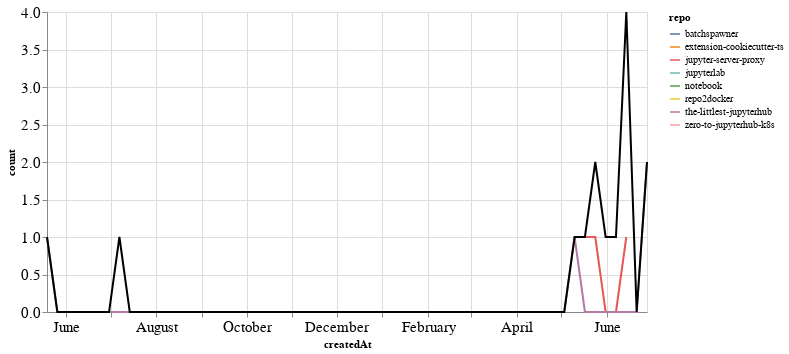

This figure's notebook cell:
### Markdown cell above
## PRs

### Code cell
prs_time = prs.groupby('repo').resample('W', on='createdAt').count()['author'].reset_index()
prs_time = prs_time.rename(columns={'author': 'count'})
prs_time_total = prs_time.groupby('createdAt').agg({"count": "sum"}).reset_index()

ch1 = alt.Chart(prs_time, width=600).mark_line().encode(
    x='createdAt',
    y='count',
    color='repo',
    tooltip="repo"
)

ch2 = alt.Chart(prs_time_total, width=600).mark_line(color="black").encode(
    x='createdAt',
    y='count',
)

ch1 + ch2

### Figure 1 — Vega-Lite specification as saved in the notebook (floating-point values rounded to 4 significant figures)
{"config": {"axisLeft": {"labelFontSize": 15}, "axisBottom": {"labelFontSize": 15}}, "layer": [{"data": {"name": "data-3cb77f559597844e7fea56fefde57ca5"}, "mark": "line", "encoding": {"color": {"type": "nominal", "field": "repo"}, "tooltip": {"type": "nominal", "field": "repo"}, "x": {"type": "temporal", "field": "createdAt"}, "y": {"type": "quantitative", "field": "count"}}, "width": 600}, {"data": {"name": "data-176c96dd2e376a45a302d2d2f595ad3e"}, "mark": {"type": "line", "color": "black"}, "encoding": {"x": {"type": "temporal", "field": "createdAt"}, "y": {"type": "quantitative", "field": "count"}}, "width": 600}], "$schema": "https://vega.github.io/schema/vega-lite/v4.8.1.json", "datasets": {"data-3cb77f559597844e7fea56fefde57ca5": [{"repo": "batchspawner", "createdAt": "2020-06-07T00:00:00", "count": 1}, {"repo": "extension-cookiecutter-ts", "createdAt": "2020-05-24T00:00:00", "count": 1}, {"repo": "jupyter-server-proxy", "createdAt": "2020-05-17T00:00:00", "count": 1}, {"repo": "jupyter-server-proxy", "createdAt": "2020-05-24T00:00:00", "count": 1}, {"repo": "jupyter-server-proxy", "createdAt": "2020-05-31T00:00:00", "count": 0}, {"repo": "jupyter-server-proxy", "createdAt": "2020-06-07T00:00:00", "count": 0}, {"repo": "jupyter-server-proxy", "createdAt": "2020-06-14T00:00:00", "count": 1}, {"repo": "jupyterlab", "createdAt": "2020-05-31T00:00:00", "count": 1}, {"repo": "notebook", "createdAt": "2019-07-07T00:00:00", "count": 1}, {"repo": "repo2docker", "createdAt": "2020-06-14T00:00:00", "count": 1}, {"repo": "the-littlest-jupyterhub", "createdAt": "2019-05-19T00:00:00", "count": 1}, {"repo": "the-littlest-jupyterhub", "createdAt": "2019-05-26T00:00:00", "count": 0}, {"repo": "the-littlest-jupyterhub", "createdAt": "2019-06-02T00:00:00", "count": 0}, {"repo": "the-littlest-jupyterhub", "createdAt": "2019-06-09T00:00:00", "count": 0}, {"repo": "the-littlest-jupyterhub", "createdAt": "2019-06-16T00:00:00", "count": 0}, {"repo": "the-littlest-jupyterhub", "createdAt": "2019-06-23T00:00:00", "count": 0}, {"repo": "the-littlest-jupyterhub", "createdAt": "2019-06-30T00:00:00", "count": 0}, {"repo": "the-littlest-jupyterhub", "createdAt": "2019-07-07T00:00:00", "count": 0}, {"repo": "the-littlest-jupyterhub", "createdAt": "2019-07-14T00:00:00", "count": 0}, {"repo": "the-littlest-jupyterhub", "createdAt": "2019-07-21T00:00:00", "count": 0}, {"repo": "the-littlest-jupyterhub", "createdAt": "2019-07-28T00:00:00", "count": 0}, {"repo": "the-littlest-jupyterhub", "createdAt": "2019-08-04T00:00:00", "count": 0}, {"repo": "the-littlest-jupyterhub", "createdAt": "2019-08-11T00:00:00", "count": 0}, {"repo": "the-littlest-jupyterhub", "createdAt": "2019-08-18T00:00:00", "count": 0}, {"repo": "the-littlest-jupyterhub", "createdAt": "2019-08-25T00:00:00", "count": 0}, {"repo": "the-littlest-jupyterhub", "createdAt": "2019-09-01T00:00:00", "count": 0}, {"repo": "the-littlest-jupyterhub", "createdAt": "2019-09-08T00:00:00", "count": 0}, {"repo": "the-littlest-jupyterhub", "createdAt": "2019-09-15T00:00:00", "count": 0}, {"repo": "the-littlest-jupyterhub", "createdAt": "2019-09-22T00:00:00", "count": 0}, {"repo": "the-littlest-jupyterhub", "createdAt": "2019-09-29T00:00:00", "count": 0}, {"repo": "the-littlest-jupyterhub", "createdAt": "2019-10-06T00:00:00", "count": 0}, {"repo": "the-littlest-jupyterhub", "createdAt": "2019-10-13T00:00:00", "count": 0}, {"repo": "the-littlest-jupyterhub", "createdAt": "2019-10-20T00:00:00", "count": 0}, {"repo": "the-littlest-jupyterhub", "createdAt": "2019-10-27T00:00:00", "count": 0}, {"repo": "the-littlest-jupyterhub", "createdAt": "2019-11-03T00:00:00", "count": 0}, {"repo": "the-littlest-jupyterhub", "createdAt": "2019-11-10T00:00:00", "count": 0}, {"repo": "the-littlest-jupyterhub", "createdAt": "2019-11-17T00:00:00", "count": 0}, {"repo": "the-littlest-jupyterhub", "createdAt": "2019-11-24T00:00:00", "count": 0}, {"repo": "the-littlest-jupyterhub", "createdAt": "2019-12-01T00:00:00", "count": 0}, {"repo": "the-littlest-jupyterhub", "createdAt": "2019-12-08T00:00:00", "count": 0}, {"repo": "the-littlest-jupyterhub", "createdAt": "2019-12-15T00:00:00", "count": 0}, {"repo": "the-littlest-jupyterhub", "createdAt": "2019-12-22T00:00:00", "count": 0}, {"repo": "the-littlest-jupyterhub", "createdAt": "2019-12-29T00:00:00", "count": 0}, {"repo": "the-littlest-jupyterhub", "createdAt": "2020-01-05T00:00:00", "count": 0}, {"repo": "the-littlest-jupyterhub", "createdAt": "2020-01-12T00:00:00", "count": 0}, {"repo": "the-littlest-jupyterhub", "createdAt": "2020-01-19T00:00:00", "count": 0}, {"repo": "the-littlest-jupyterhub", "createdAt": "2020-01-26T00:00:00", "count": 0}, {"repo": "the-littlest-jupyterhub", "createdAt": "2020-02-02T00:00:00", "count": 0}, {"repo": "the-littlest-jupyterhub", "createdAt": "2020-02-09T00:00:00", "count": 0}, {"repo": "the-littlest-jupyterhub", "createdAt": "2020-02-16T00:00:00", "count": 0}, {"repo": "the-littlest-jupyterhub", "createdAt": "2020-02-23T00:00:00", "count": 0}, {"repo": "the-littlest-jupyterhub", "createdAt": "2020-03-01T00:00:00", "count": 0}, {"repo": "the-littlest-jupyterhub", "createdAt": "2020-03-08T00:00:00", "count": 0}, {"repo": "the-littlest-jupyterhub", "createdAt": "2020-03-15T00:00:00", "count": 0}, {"repo": "the-littlest-jupyterhub", "createdAt": "2020-03-22T00:00:00", "count": 0}, {"repo": "the-littlest-jupyterhub", "createdAt": "2020-03-29T00:00:00", "count": 0}, {"repo": "the-littlest-jupyterhub", "createdAt": "2020-04-05T00:00:00", "count": 0}, {"repo": "the-littlest-jupyterhub", "createdAt": "2020-04-12T00:00:00", "count": 0}, {"repo": "the-littlest-jupyterhub", "createdAt": "2020-04-19T00:00:00", "count": 0}, {"repo": "the-littlest-jupyterhub", "createdAt": "2020-04-26T00:00:00", "count": 0}, {"repo": "the-littlest-jupyterhub", "createdAt": "2020-05-03T00:00:00", "count": 0}, {"repo": "the-littlest-jupyterhub", "createdAt": "2020-05-10T00:00:00", "count": 1}, {"repo": "the-littlest-jupyterhub", "createdAt": "2020-05-17T00:00:00", "count": 0}, {"repo": "the-littlest-jupyterhub", "createdAt": "2020-05-24T00:00:00", "count": 0}, {"repo": "the-littlest-jupyterhub", "createdAt": "2020-05-31T00:00:00", "count": 0}, {"repo": "the-littlest-jupyterhub", "createdAt": "2020-06-07T00:00:00", "count": 0}, {"repo": "the-littlest-jupyterhub", "createdAt": "2020-06-14T00:00:00", "count": 0}, {"repo": "the-littlest-jupyterhub", "createdAt": "2020-06-21T00:00:00", "count": 0}, {"repo": "the-littlest-jupyterhub", "createdAt": "2020-06-28T00:00:00", "count": 2}, {"repo": "zero-to-jupyterhub-k8s", "createdAt": "2020-06-14T00:00:00", "count": 2}], "data-176c96dd2e376a45a302d2d2f595ad3e": [{"createdAt": "2019-05-19T00:00:00", "count": 1}, {"createdAt": "2019-05-26T00:00:00", "count": 0}, {"createdAt": "2019-06-02T00:00:00", "count": 0}, {"createdAt": "2019-06-09T00:00:00", "count": 0}, {"createdAt": "2019-06-16T00:00:00", "count": 0}, {"createdAt": "2019-06-23T00:00:00", "count": 0}, {"createdAt": "2019-06-30T00:00:00", "count": 0}, {"createdAt": "2019-07-07T00:00:00", "count": 1}, {"createdAt": "2019-07-14T00:00:00", "count": 0}, {"createdAt": "2019-07-21T00:00:00", "count": 0}, {"createdAt": "2019-07-28T00:00:00", "count": 0}, {"createdAt": "2019-08-04T00:00:00", "count": 0}, {"createdAt": "2019-08-11T00:00:00", "count": 0}, {"createdAt": "2019-08-18T00:00:00", "count": 0}, {"createdAt": "2019-08-25T00:00:00", "count": 0}, {"createdAt": "2019-09-01T00:00:00", "count": 0}, {"createdAt": "2019-09-08T00:00:00", "count": 0}, {"createdAt": "2019-09-15T00:00:00", "count": 0}, {"createdAt": "2019-09-22T00:00:00", "count": 0}, {"createdAt": "2019-09-29T00:00:00", "count": 0}, {"createdAt": "2019-10-06T00:00:00", "count": 0}, {"createdAt": "2019-10-13T00:00:00", "count": 0}, {"createdAt": "2019-10-20T00:00:00", "count": 0}, {"createdAt": "2019-10-27T00:00:00", "count": 0}, {"createdAt": "2019-11-03T00:00:00", "count": 0}, {"createdAt": "2019-11-10T00:00:00", "count": 0}, {"createdAt": "2019-11-17T00:00:00", "count": 0}, {"createdAt": "2019-11-24T00:00:00", "count": 0}, {"createdAt": "2019-12-01T00:00:00", "count": 0}, {"createdAt": "2019-12-08T00:00:00", "count": 0}, {"createdAt": "2019-12-15T00:00:00", "count": 0}, {"createdAt": "2019-12-22T00:00:00", "count": 0}, {"createdAt": "2019-12-29T00:00:00", "count": 0}, {"createdAt": "2020-01-05T00:00:00", "count": 0}, {"createdAt": "2020-01-12T00:00:00", "count": 0}, {"createdAt": "2020-01-19T00:00:00", "count": 0}, {"createdAt": "2020-01-26T00:00:00", "count": 0}, {"createdAt": "2020-02-02T00:00:00", "count": 0}, {"createdAt": "2020-02-09T00:00:00", "count": 0}, {"createdAt": "2020-02-16T00:00:00", "count": 0}, {"createdAt": "2020-02-23T00:00:00", "count": 0}, {"createdAt": "2020-03-01T00:00:00", "count": 0}, {"createdAt": "2020-03-08T00:00:00", "count": 0}, {"createdAt": "2020-03-15T00:00:00", "count": 0}, {"createdAt": "2020-03-22T00:00:00", "count": 0}, {"createdAt": "2020-03-29T00:00:00", "count": 0}, {"createdAt": "2020-04-05T00:00:00", "count": 0}, {"createdAt": "2020-04-12T00:00:00", "count": 0}, {"createdAt": "2020-04-19T00:00:00", "count": 0}, {"createdAt": "2020-04-26T00:00:00", "count": 0}, {"createdAt": "2020-05-03T00:00:00", "count": 0}, {"createdAt": "2020-05-10T00:00:00", "count": 1}, {"createdAt": "2020-05-17T00:00:00", "count": 1}, {"createdAt": "2020-05-24T00:00:00", "count": 2}, {"createdAt": "2020-05-31T00:00:00", "count": 1}, {"createdAt": "2020-06-07T00:00:00", "count": 1}, {"createdAt": "2020-06-14T00:00:00", "count": 4}, {"createdAt": "2020-06-21T00:00:00", "count": 0}, {"createdAt": "2020-06-28T00:00:00", "count": 2}]}}
